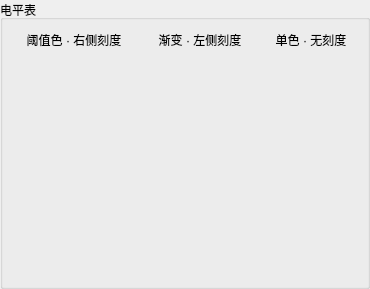
        <widget class="QGroupBox" name="meterGroup">
         <property name="title">
          <string>电平表</string>
         </property>
         <layout class="QGridLayout" name="gridLayout_6">
          <item row="0" column="0">
           <widget class="QLabel" name="meterThresholdCaption">
            <property name="text">
             <string>阈值色 · 右侧刻度</string>
            </property>
            <property name="alignment">
             <set>Qt::AlignCenter</set>
            </property>
           </widget>
          </item>
          <item row="0" column="1">
           <widget class="QLabel" name="meterGradientCaption">
            <property name="text">
             <string>渐变 · 左侧刻度</string>
            </property>
            <property name="alignment">
             <set>Qt::AlignCenter</set>
            </property>
           </widget>
          </item>
          <item row="0" column="2">
           <widget class="QLabel" name="meterPlainCaption">
            <property name="text">
             <string>单色 · 无刻度</string>
            </property>
            <property name="alignment">
             <set>Qt::AlignCenter</set>
            </property>
           </widget>
          </item>
          <item row="1" column="0">
           <widget class="ExAudioLevelMeter" name="meterThreshold">
            <property name="minimumSize">
             <size>
              <width>120</width>
              <height>220</height>
             </size>
            </property>
            <property name="maximumSize">
             <size>
              <width>160</width>
              <height>280</height>
             </size>
            </property>
            <property name="segmentCount">
             <number>24</number>
            </property>
            <property name="scalePosition">
             <enum>ExAudioLevelMeter::RightScale</enum>
            </property>
            <property name="scaleTickMarksVisible">
             <bool>true</bool>
            </property>
            <property name="colorMode">
             <enum>ExAudioLevelMeter::ThresholdColors</enum>
            </property>
            <property name="backgroundColor">
             <color>
              <red>17</red>
              <green>17</green>
              <blue>17</blue>
             </color>
            </property>
            <property name="activeColor">
             <color>
              <red>255</red>
              <green>159</green>
              <blue>45</blue>
             </color>
            </property>
            <property name="inactiveColor">
             <color>
              <red>41</red>
              <green>41</green>
              <blue>41</blue>
             </color>
            </property>
            <property name="warningColor">
             <color>
              <red>255</red>
              <green>209</green>
              <blue>102</blue>
             </color>
            </property>
            <property name="clipColor">
             <color>
              <red>255</red>
              <green>90</green>
              <blue>95</blue>
             </color>
            </property>
            <property name="peakColor">
             <color>
              <red>255</red>
              <green>255</green>
              <blue>255</blue>
             </color>
            </property>
            <property name="scaleColor">
             <color>
              <red>160</red>
              <green>160</green>
              <blue>160</blue>
             </color>
            </property>
           </widget>
          </item>
          <item row="1" column="1">
           <widget class="ExAudioLevelMeter" name="meterGradient">
            <property name="minimumSize">
             <size>
              <width>120</width>
              <height>220</height>
             </size>
            </property>
            <property name="maximumSize">
             <size>
              <width>160</width>
              <height>280</height>
             </size>
            </property>
            <property name="scalePosition">
             <enum>ExAudioLevelMeter::LeftScale</enum>
            </property>
            <property name="colorMode">
             <enum>ExAudioLevelMeter::GradientColors</enum>
            </property>
            <property name="backgroundColor">
             <color>
              <red>17</red>
              <green>17</green>
              <blue>17</blue>
             </color>
            </property>
            <property name="activeColor">
             <color>
              <red>108</red>
              <green>203</green>
              <blue>95</blue>
             </color>
            </property>
            <property name="inactiveColor">
             <color>
              <red>41</red>
              <green>41</green>
              <blue>41</blue>
             </color>
            </property>
            <property name="warningColor">
             <color>
              <red>255</red>
              <green>209</green>
              <blue>102</blue>
             </color>
            </property>
            <property name="clipColor">
             <color>
              <red>255</red>
              <green>90</green>
              <blue>95</blue>
             </color>
            </property>
            <property name="peakColor">
             <color>
              <red>255</red>
              <green>255</green>
              <blue>255</blue>
             </color>
            </property>
            <property name="scaleColor">
             <color>
              <red>160</red>
              <green>160</green>
              <blue>160</blue>
             </color>
            </property>
           </widget>
          </item>
          <item row="1" column="2">
           <widget class="ExAudioLevelMeter" name="meterPlain">
            <property name="minimumSize">
             <size>
              <width>90</width>
              <height>220</height>
             </size>
            </property>
            <property name="maximumSize">
             <size>
              <width>120</width>
              <height>280</height>
             </size>
            </property>
            <property name="segmentCount">
             <number>16</number>
            </property>
            <property name="segmentSpacing">
             <double>2.000000000000000</double>
            </property>
            <property name="scalePosition">
             <enum>ExAudioLevelMeter::NoScale</enum>
            </property>
            <property name="channelLabelsVisible">
             <bool>false</bool>
            </property>
            <property name="colorMode">
             <enum>ExAudioLevelMeter::SingleColor</enum>
            </property>
            <property name="backgroundColor">
             <color>
              <red>17</red>
              <green>17</green>
              <blue>17</blue>
             </color>
            </property>
            <property name="activeColor">
             <color>
              <red>96</red>
              <green>205</green>
              <blue>255</blue>
             </color>
            </property>
            <property name="inactiveColor">
             <color>
              <red>41</red>
              <green>41</green>
              <blue>41</blue>
             </color>
            </property>
           </widget>
          </item>
         </layout>
        </widget>
